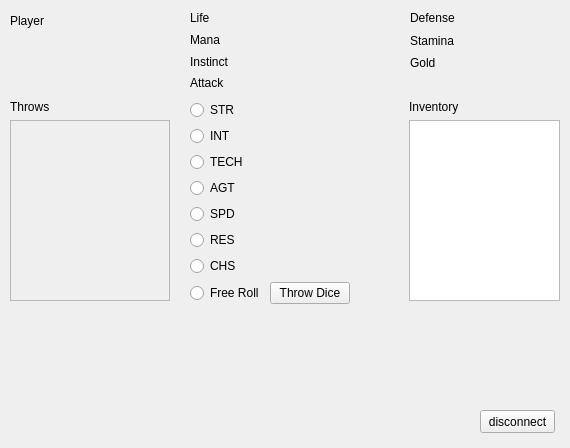
<?xml version="1.0" encoding="UTF-8"?>
<ui version="4.0">
 <class>playerForm</class>
 <widget class="QWidget" name="playerForm">
  <property name="geometry">
   <rect>
    <x>0</x>
    <y>0</y>
    <width>570</width>
    <height>448</height>
   </rect>
  </property>
  <property name="windowTitle">
   <string>Form</string>
  </property>
  <widget class="QWidget" name="verticalLayoutWidget_2">
   <property name="geometry">
    <rect>
     <x>409</x>
     <y>100</y>
     <width>151</width>
     <height>201</height>
    </rect>
   </property>
   <layout class="QVBoxLayout" name="verticalLayout_2">
    <item>
     <widget class="QLabel" name="label">
      <property name="text">
       <string>Inventory</string>
      </property>
     </widget>
    </item>
    <item>
     <widget class="QListView" name="inventory"/>
    </item>
   </layout>
  </widget>
  <widget class="QWidget" name="verticalLayoutWidget">
   <property name="geometry">
    <rect>
     <x>10</x>
     <y>100</y>
     <width>160</width>
     <height>201</height>
    </rect>
   </property>
   <layout class="QVBoxLayout" name="verticalLayout">
    <item>
     <widget class="QLabel" name="label_2">
      <property name="text">
       <string>Throws</string>
      </property>
     </widget>
    </item>
    <item>
     <widget class="QListView" name="throwRegister">
      <property name="enabled">
       <bool>false</bool>
      </property>
     </widget>
    </item>
   </layout>
  </widget>
  <widget class="QWidget" name="formLayoutWidget_3">
   <property name="geometry">
    <rect>
     <x>410</x>
     <y>10</y>
     <width>151</width>
     <height>61</height>
    </rect>
   </property>
   <layout class="QGridLayout" name="gridLayout_3">
    <item row="0" column="0">
     <widget class="QLabel" name="label_4">
      <property name="text">
       <string>Defense</string>
      </property>
     </widget>
    </item>
    <item row="0" column="1">
     <widget class="QLabel" name="def_value">
      <property name="text">
       <string/>
      </property>
     </widget>
    </item>
    <item row="1" column="0">
     <widget class="QLabel" name="label_5">
      <property name="text">
       <string>Stamina</string>
      </property>
     </widget>
    </item>
    <item row="1" column="1">
     <widget class="QLabel" name="stamina_value">
      <property name="text">
       <string/>
      </property>
     </widget>
    </item>
    <item row="2" column="0">
     <widget class="QLabel" name="label_6">
      <property name="text">
       <string>Gold</string>
      </property>
     </widget>
    </item>
    <item row="2" column="1">
     <widget class="QLabel" name="gold_value">
      <property name="text">
       <string/>
      </property>
     </widget>
    </item>
   </layout>
  </widget>
  <widget class="QWidget" name="formLayoutWidget_4">
   <property name="geometry">
    <rect>
     <x>10</x>
     <y>10</y>
     <width>161</width>
     <height>21</height>
    </rect>
   </property>
   <layout class="QHBoxLayout" name="horizontalLayout">
    <item>
     <widget class="QLabel" name="player">
      <property name="text">
       <string>Player</string>
      </property>
      <property name="scaledContents">
       <bool>true</bool>
      </property>
     </widget>
    </item>
    <item>
     <widget class="QLabel" name="usernameSlot">
      <property name="layoutDirection">
       <enum>Qt::LeftToRight</enum>
      </property>
      <property name="text">
       <string/>
      </property>
      <property name="alignment">
       <set>Qt::AlignRight|Qt::AlignTrailing|Qt::AlignVCenter</set>
      </property>
     </widget>
    </item>
   </layout>
  </widget>
  <widget class="QWidget" name="formLayoutWidget_2">
   <property name="geometry">
    <rect>
     <x>190</x>
     <y>10</y>
     <width>191</width>
     <height>81</height>
    </rect>
   </property>
   <layout class="QGridLayout" name="gridLayout_2">
    <item row="1" column="0">
     <widget class="QLabel" name="mana">
      <property name="text">
       <string>Mana</string>
      </property>
     </widget>
    </item>
    <item row="2" column="0">
     <widget class="QLabel" name="label_3">
      <property name="text">
       <string>Instinct</string>
      </property>
     </widget>
    </item>
    <item row="2" column="1">
     <widget class="QLabel" name="instinct_value">
      <property name="text">
       <string/>
      </property>
     </widget>
    </item>
    <item row="0" column="0">
     <widget class="QLabel" name="life">
      <property name="text">
       <string>Life</string>
      </property>
     </widget>
    </item>
    <item row="3" column="0">
     <widget class="QLabel" name="label_7">
      <property name="text">
       <string>Attack</string>
      </property>
     </widget>
    </item>
    <item row="3" column="1">
     <widget class="QLabel" name="attack_value">
      <property name="text">
       <string/>
      </property>
     </widget>
    </item>
    <item row="0" column="1">
     <widget class="QLabel" name="life_value">
      <property name="text">
       <string/>
      </property>
     </widget>
    </item>
    <item row="1" column="1">
     <widget class="QLabel" name="mana_value">
      <property name="text">
       <string/>
      </property>
     </widget>
    </item>
   </layout>
  </widget>
  <widget class="QPushButton" name="disconnectButton">
   <property name="geometry">
    <rect>
     <x>480</x>
     <y>410</y>
     <width>75</width>
     <height>23</height>
    </rect>
   </property>
   <property name="text">
    <string>disconnect</string>
   </property>
  </widget>
  <widget class="QWidget" name="formLayoutWidget">
   <property name="geometry">
    <rect>
     <x>190</x>
     <y>100</y>
     <width>191</width>
     <height>199</height>
    </rect>
   </property>
   <layout class="QGridLayout" name="gridLayout">
    <property name="sizeConstraint">
     <enum>QLayout::SetFixedSize</enum>
    </property>
    <item row="2" column="7">
     <widget class="QLabel" name="tech_value">
      <property name="text">
       <string/>
      </property>
      <property name="alignment">
       <set>Qt::AlignRight|Qt::AlignTrailing|Qt::AlignVCenter</set>
      </property>
     </widget>
    </item>
    <item row="4" column="5">
     <widget class="QRadioButton" name="spdButton">
      <property name="text">
       <string>SPD</string>
      </property>
     </widget>
    </item>
    <item row="1" column="7">
     <widget class="QLabel" name="int_value">
      <property name="text">
       <string/>
      </property>
      <property name="alignment">
       <set>Qt::AlignRight|Qt::AlignTrailing|Qt::AlignVCenter</set>
      </property>
     </widget>
    </item>
    <item row="5" column="7">
     <widget class="QLabel" name="res_value">
      <property name="text">
       <string/>
      </property>
      <property name="alignment">
       <set>Qt::AlignRight|Qt::AlignTrailing|Qt::AlignVCenter</set>
      </property>
     </widget>
    </item>
    <item row="3" column="7">
     <widget class="QLabel" name="agt_value">
      <property name="text">
       <string/>
      </property>
      <property name="alignment">
       <set>Qt::AlignRight|Qt::AlignTrailing|Qt::AlignVCenter</set>
      </property>
     </widget>
    </item>
    <item row="3" column="5">
     <widget class="QRadioButton" name="agtButton">
      <property name="text">
       <string>AGT</string>
      </property>
     </widget>
    </item>
    <item row="0" column="5">
     <widget class="QRadioButton" name="strButton">
      <property name="maximumSize">
       <size>
        <width>16777215</width>
        <height>16777215</height>
       </size>
      </property>
      <property name="text">
       <string>STR</string>
      </property>
     </widget>
    </item>
    <item row="0" column="7">
     <widget class="QLabel" name="str_value">
      <property name="text">
       <string/>
      </property>
      <property name="alignment">
       <set>Qt::AlignRight|Qt::AlignTrailing|Qt::AlignVCenter</set>
      </property>
     </widget>
    </item>
    <item row="5" column="5">
     <widget class="QRadioButton" name="resButton">
      <property name="text">
       <string>RES</string>
      </property>
     </widget>
    </item>
    <item row="2" column="5">
     <widget class="QRadioButton" name="techButton">
      <property name="text">
       <string>TECH</string>
      </property>
     </widget>
    </item>
    <item row="6" column="7">
     <widget class="QLabel" name="chs_value">
      <property name="text">
       <string/>
      </property>
      <property name="alignment">
       <set>Qt::AlignRight|Qt::AlignTrailing|Qt::AlignVCenter</set>
      </property>
     </widget>
    </item>
    <item row="1" column="5">
     <widget class="QRadioButton" name="intButton">
      <property name="text">
       <string>INT</string>
      </property>
     </widget>
    </item>
    <item row="6" column="5">
     <widget class="QRadioButton" name="chsButton">
      <property name="text">
       <string>CHS</string>
      </property>
     </widget>
    </item>
    <item row="4" column="7">
     <widget class="QLabel" name="spd_value">
      <property name="text">
       <string/>
      </property>
      <property name="alignment">
       <set>Qt::AlignRight|Qt::AlignTrailing|Qt::AlignVCenter</set>
      </property>
     </widget>
    </item>
    <item row="7" column="7">
     <widget class="QPushButton" name="throwButton">
      <property name="text">
       <string>Throw Dice</string>
      </property>
     </widget>
    </item>
    <item row="7" column="5">
     <widget class="QRadioButton" name="freeRollButton">
      <property name="text">
       <string>Free Roll</string>
      </property>
     </widget>
    </item>
   </layout>
  </widget>
 </widget>
 <resources/>
 <connections/>
</ui>
